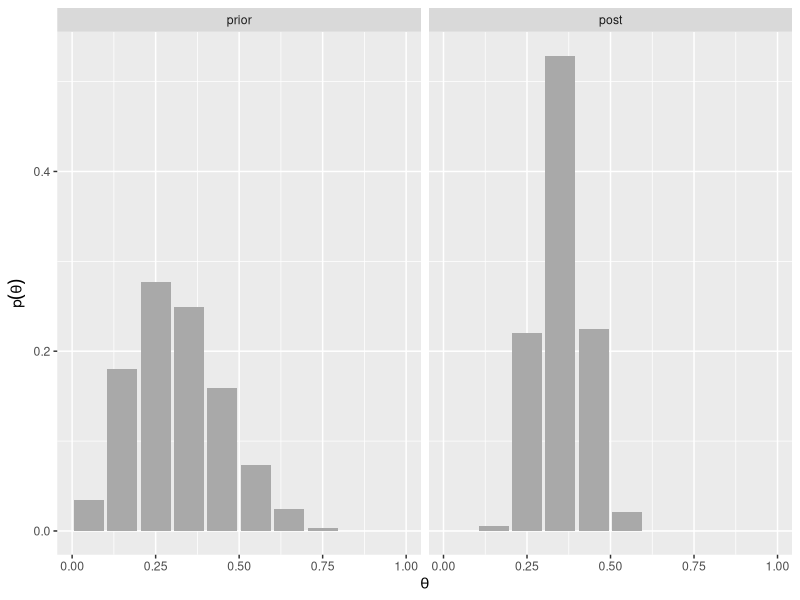
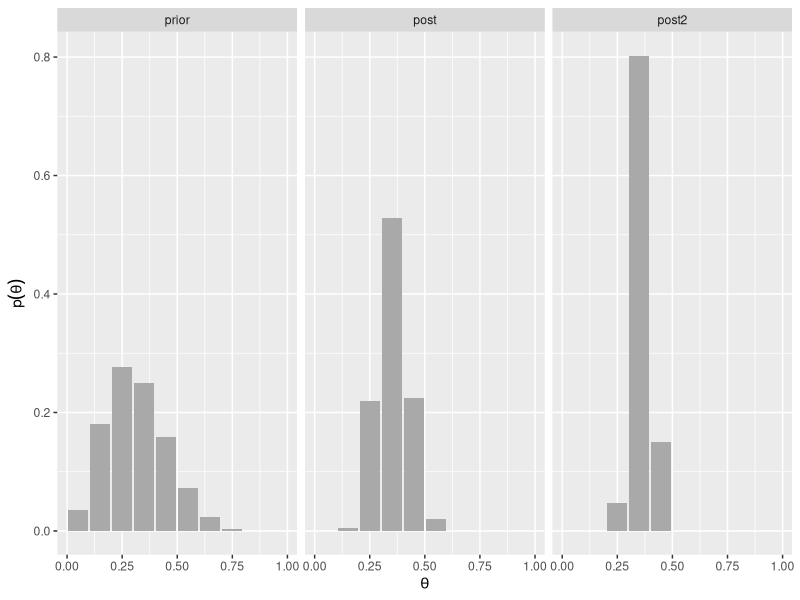

Reproduce these figures in R, in order.
library(tidyverse)
theta <- seq(0.05, 0.95, 0.1)
pesos.prior <- c(1, 5.2, 8, 7.2, 4.6, 2.1, 0.7, 0.1, 0, 0)
prior <- pesos.prior/sum(pesos.prior) 
prior_df <- data_frame(theta, prior = round(prior, 3))


library(LearnBayes)

N <- 30 # estudiantes
z <- 11 # éxitos

# Verosimilitud
Like <- theta ^ z * (1 - theta) ^ (N - z)
product <- Like * prior

# Distribución posterior (normalizamos)
post <- product / sum(product)

dists <- bind_cols(prior_df, post = post)
round(dists, 3)


# También podemos usar la función pdisc
pdisc(p = theta, prior = prior, data = c(z, N - z)) %>% round(3)
#>  [1] 0.000 0.006 0.220 0.529 0.224 0.021 0.000 0.000 0.000 0.000

# Alargamos los datos para graficar
dists_l <- dists %>% 
  gather(dist, val, prior:post) %>% 
  mutate(dist = factor(dist, levels = c("prior", "post")))

ggplot(dists_l, aes(x = theta, y = val)) +
  geom_bar(stat = "identity", fill = "darkgray") + 
  facet_wrap(~ dist) +
  labs(x = expression(theta), y = expression(p(theta))) 

# ¿Cómo se ve la distribución posterior si tomamos una muestra de tamaño  90
# donde observamos la misma proporción de éxitos. Realiza los cálculos y graficala
# como un panel adicional de la gráfica anterior.

N <- 90
z <- 33

Like <- theta ^ z * (1 - theta) ^ (N - z)
product <- Like * prior

# Distribución posterior (normalizamos)
post2 <- product / sum(product)

dists <- bind_cols(prior_df, post = post, post2 = post2)
round(dists, 3)


# Alargamos los datos para graficar
dists_l <- dists %>% 
  gather(dist, val, prior:post2) %>% 
  mutate(dist = factor(dist, levels = c("prior", "post","post2")))

ggplot(dists_l, aes(x = theta, y = val)) +
  geom_bar(stat = "identity", fill = "darkgray") + 
  facet_wrap(~ dist) +
  labs(x = expression(theta), y = expression(p(theta))) 
